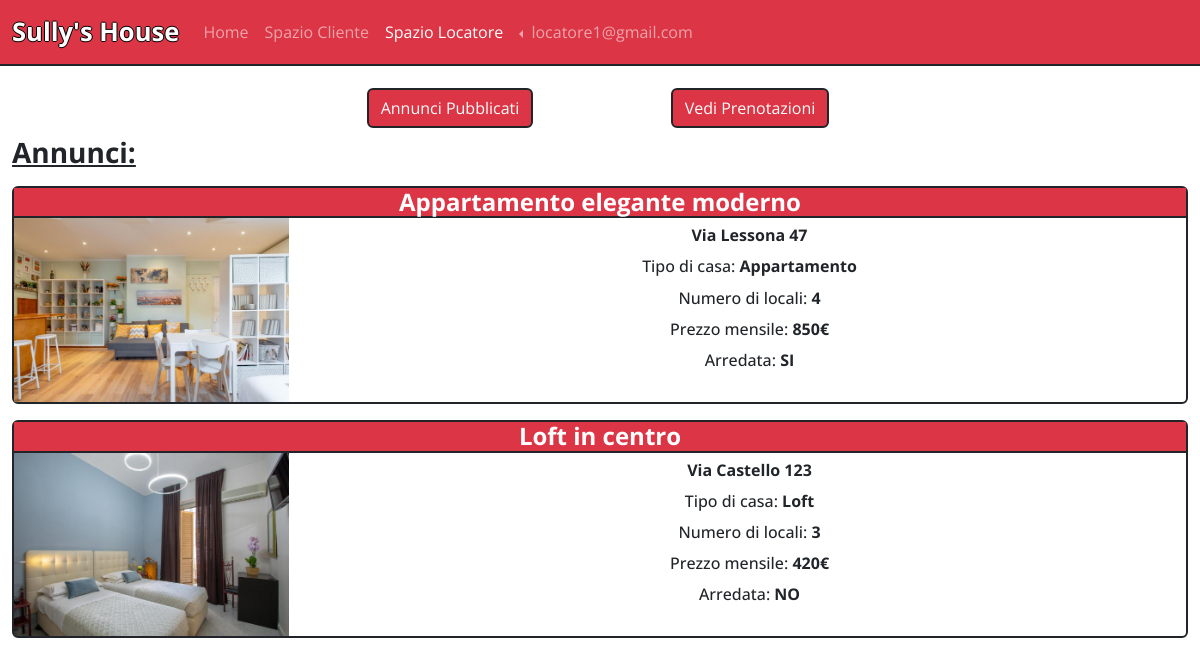
/locatore (signed in), run on the app's committed database.
### tables this page shows
CREATE TABLE "UTENTI" (
	"id"	INTEGER,
	"nickname"	TEXT NOT NULL,
	"password"	TEXT NOT NULL,
	"locatore"	TEXT,
	PRIMARY KEY("id" AUTOINCREMENT)
);

CREATE TABLE "ANNUNCI" (
	"id"	INTEGER,
	"titolo"	TEXT NOT NULL,
	"indirizzo"	TEXT NOT NULL,
	"tipo"	TEXT NOT NULL,
	"prezzo"	INTEGER NOT NULL,
	"arredato"	TEXT NOT NULL,
	"locali"	TEXT NOT NULL,
	"descrizione"	TEXT NOT NULL,
	"disponibile"	TEXT NOT NULL,
	"immagine_1"	TEXT NOT NULL,
	"immagine_2"	TEXT,
	"immagine_3"	TEXT,
	"immagine_4"	TEXT,
	"immagine_5"	TEXT,
	"id_locatore"	INTEGER NOT NULL,
	FOREIGN KEY("id_locatore") REFERENCES "UTENTI"("id"),
	PRIMARY KEY("id" AUTOINCREMENT)
);

### app.py (the view)
@app.route('/locatore')
@login_required
def locatore():
    tmp = dao.get_annunci()
    annunci = []
    vet_bookings = []
    for annuncio in tmp:
        if annuncio['id_locatore'] == current_user.id:
            annunci.append(annuncio)
            booking = dao.get_bookings_by_id_annuncio(annuncio['id'])
            vet_bookings.append(booking)
    flag = request.args.get('flag')
    return render_template('locatore.html', flag=flag, annunci=annunci, bookings=vet_bookings)

### app.py (called while the page is built)
@login_manager.user_loader
def load_user(user_id):
    utente = dao.get_user_by_id(user_id)
    if utente is not None:
        user = User(id=utente['id'], nickname=utente['nickname'], password=utente['password'], locatore=utente['locatore'])
    else:
        user = None
    return user

### dao.py (called while the page is built)
def get_annunci():
    conn = sqlite3.connect(DATABASE_PATH)
    conn.row_factory = sqlite3.Row
    cursor = conn.cursor()
    sql = 'SELECT ANNUNCI.id, ANNUNCI.titolo, ANNUNCI.indirizzo, ANNUNCI.tipo, ANNUNCI.prezzo, ANNUNCI.arredato, ANNUNCI.locali, ANNUNCI.descrizione, ANNUNCI.disponibile, ANNUNCI.immagine_1, ANNUNCI.immagine_2, ANNUNCI.immagine_3, ANNUNCI.immagine_4, ANNUNCI.immagine_5, ANNUNCI.id_locatore, UTENTI.nickname FROM ANNUNCI, UTENTI WHERE ANNUNCI.id_locatore = UTENTI.id ORDER BY ANNUNCI.prezzo DESC'
    cursor.execute(sql)
    annunci = cursor.fetchall()
    cursor.close()
    conn.close()
    return annunci

def get_bookings_by_id_annuncio(id):
    conn = sqlite3.connect(DATABASE_PATH)
    conn.row_factory = sqlite3.Row
    cursor = conn.cursor()
    sql = 'SELECT PRENOTAZIONI.id_annuncio, PRENOTAZIONI.id_utente, PRENOTAZIONI.stato, PRENOTAZIONI.data, PRENOTAZIONI.slot_ora, PRENOTAZIONI.tipo, PRENOTAZIONI.motivo, UTENTI.nickname, ANNUNCI.titolo, ANNUNCI.indirizzo FROM PRENOTAZIONI,ANNUNCI,UTENTI WHERE PRENOTAZIONI.id_annuncio = ? AND PRENOTAZIONI.id_annuncio = ANNUNCI.id AND ANNUNCI.id_locatore = UTENTI.id'
    cursor.execute(sql, (id,))
    bookings = cursor.fetchall()
    cursor.close()
    conn.close()
    return bookings

def get_user_by_id(id):
    conn = sqlite3.connect(DATABASE_PATH)
    conn.row_factory = sqlite3.Row
    cursor = conn.cursor()
    sql = 'SELECT * FROM UTENTI WHERE id = ?'
    cursor.execute(sql, (id,))
    user = cursor.fetchone()
    cursor.close()
    conn.close()
    return user

### templates/locatore.html (shortened to what this page needs)
{% extends "base.html" %}
{% block locatore_active %} active {% endblock %}
{% block sidebar %}
<div class="row mt-2 text-center">
  <div class="col-3"></div>
  <div class="col-3">
    <a href="{{url_for('locatore')}}" class="btn btn-danger border border-2 border-dark rounded">Annunci Pubblicati</a>
  </div>
  <div class="col-3">
    <a href="{{url_for('locatore', flag=1)}}" class="btn btn-danger border border-2 border-dark rounded">Vedi Prenotazioni</a>
  </div>
  <div class="col-3"></div>
</div>
{% endblock %}
{% block content %}
{% if not flag %}
<h3 class="mt-2 sottolineato"><strong>Annunci:</strong></h3>
{% for annuncio in annunci %}
  <article class="articolo mt-3 border border-2 border-dark rounded">
    <h4 class="annuncio-titolo text-white text-center border-bottom border-2 border-dark bg-danger mb-0"><strong>{{annuncio.titolo}}</strong></h4>
    <div class="row">
    <a href="{{url_for('single', id=annuncio.id)}}" class="col-lg-3 col-md-6 col-12" title="annuncio_{{annuncio.id}}"><img class="annuncio-img img-fluid" src="{{annuncio.immagine_1}}" alt="annuncio-img"></a>
      <div class="col-lg-9 col-md-6 col-12 mt-2 mb-4 d-flex flex-column justify-content-between">
        <h6 class="annuncio-indirizzo text-center"><strong>{{annuncio.indirizzo}}</strong></h6>
        <h6 class="annuncio-tipo_casa text-center">Tipo di casa: <strong>{{annuncio.tipo}}</strong></h6>
        <h6 class="annuncio-locali text-center">Numero di locali: <strong>{{annuncio.locali}}</strong></h6>
        <h6 class="annuncio-prezzo text-center">Prezzo mensile: <strong>{{annuncio.prezzo}}€</strong></h6>
        <h6 class="annuncio-arredato text-center">Arredata: <strong>{{annuncio.arredato}}</strong></h6>
      </div>
    </div>
  </article>
{% endfor %}
{% endif %}
{% endblock %}

### templates/base.html (shortened to what this page needs)
<!DOCTYPE html>
<html lang="it">
    <head>
        <link href="https://cdn.jsdelivr.net/npm/bootstrap@5.3.2/dist/css/bootstrap.min.css" rel="stylesheet">
        <link rel="stylesheet" type="text/css" href="{{url_for('static', filename='style.css')}}">
    </head>
    <body class="total-page">
        <header>
            <nav class="navbar fixed-top navbar-dark navbar-expand-lg bg-danger border-bottom border-2 border-dark">
                <div class="container-fluid">
                  <span class="navbar-brand mb-0 h1"><strong class="testo-bordato">Sully's House</strong></span>
                  <div class="collapse navbar-collapse" id="navbarSupportedContent">
                    <ul class="navbar-nav me-auto mb-2 mb-lg-0">
                      <li class="nav-item">
                        <a class="nav-link {%block home_active%}{%endblock%}" aria-current="page" href="/">Home</a>
                      </li>
                      {% if current_user.is_authenticated %}
                      <li class="nav-item">
                        <a class="nav-link {%block cliente_active%}{%endblock%}" href="{{url_for('cliente')}}">Spazio Cliente</a>
                      </li>
                      {% if current_user.locatore == '1' %}
                      <li class="nav-item">
                        <a class="nav-link {%block locatore_active%}{%endblock%}" href="{{url_for('locatore', flag=1)}}">Spazio Locatore</a>
                      </li>
                      {% endif %}
                        <li class="nav-item dropdown dropstart">
                          <a class="nav-link dropdown-toggle" href="#" role="button" data-bs-toggle="dropdown" aria-expanded="false">
                            {{current_user.nickname}}
                          </a>
                        </li>
                      {% endif %}
                    </ul>
                  </div>
                </div>
              </nav>
        </header>
        <div class="container-fluid under-nav">
          <div class="row">
              <aside class="col-12">
                  {% block sidebar %}{% endblock %}
              </aside>
              <main class="col-12">
                  {% block content %}{% endblock %}
              </main>
          </div>
        </div>
    </body>
</html>

### static/style.css (style rules this page uses)
.total-page { font-family: 'Open Sans', sans-serif; }
.testo-bordato { font-family: 'Open Sans', sans-serif; font-size: 1.6rem; line-height: 150%; text-shadow: -1px 0 #000000, 0 1px #000000, 1px 0 #000000, 0 -1px #000000; }
.sottolineato { text-decoration: underline; }
.under-nav { margin-top: 5rem; }

### data on the page
UTENTI: nickname "locatore1@gmail.com"
ANNUNCI: titolo "Appartamento elegante moderno", immagine_1 (picture), indirizzo "Via Lessona 47", tipo "Appartamento", locali "4", prezzo "850", arredato "SI"
ANNUNCI: titolo "Loft in centro", immagine_1 (picture), indirizzo "Via Castello 123", tipo "Loft", locali "3", prezzo "420", arredato "NO"
